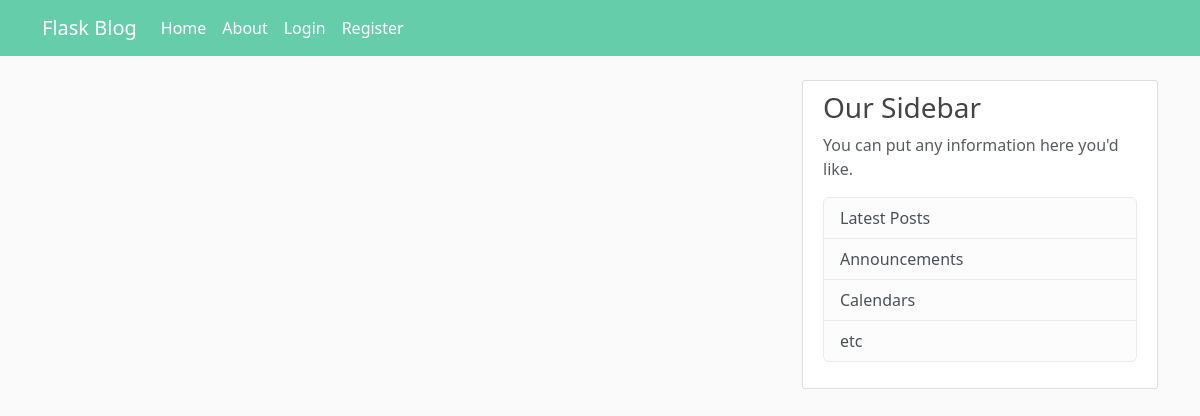
Page /home on the earlier database version.
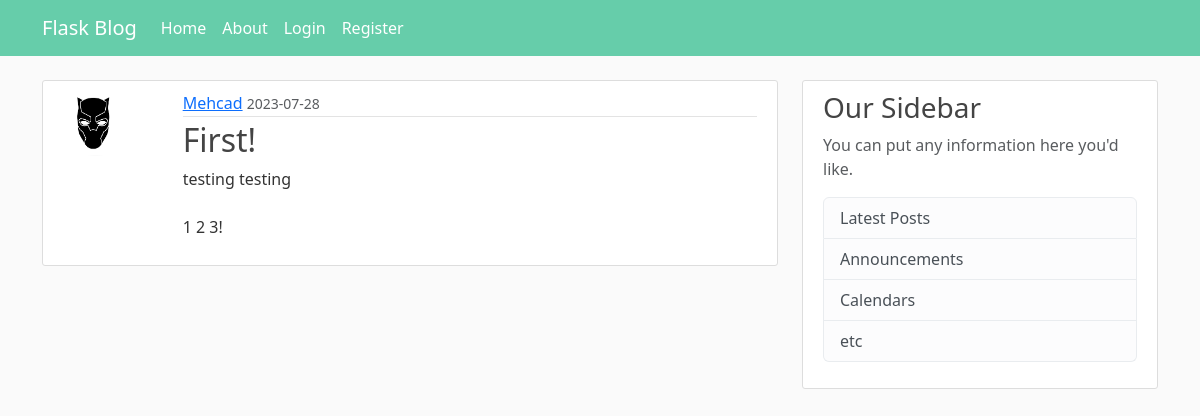
Same page on the later database version.
### flaskblog/models.py (models this page shows, shortened)
class Post(db.Model):
    id = db.Column(db.Integer, primary_key=True)
    title = db.Column(db.String(100), nullable=False)
    date_posted = db.Column(db.DateTime, nullable=False, default=datetime.utcnow)
    content = db.Column(db.Text, nullable=False)
    user_id = db.Column(db.Integer, db.ForeignKey('user.id'), nullable=False)

class User(db.Model, UserMixin):
    id = db.Column(db.Integer, primary_key=True)
    username = db.Column(db.String(20), unique=True, nullable=False)
    email = db.Column(db.String(20), unique=True, nullable=False)
    image_file = db.Column(db.String(20), nullable=False, default='default.jpg')
    password = db.Column(db.String(60), nullable=False)
    posts = db.relationship('Post', backref='author', lazy=True)

### flaskblog/routes.py (the view)
@app.route("/")
@app.route("/home")
def home():
    posts = Post.query.all()
    return render_template("home.html", posts=posts)

### flaskblog/templates/home.html
{% extends "layout.html" %}
{% block content %}
{% for post in posts %}
<article class="media content-section">
  <div class="row">
    <div class="col-sm-2">
      <img src="{{ url_for('static', filename='profile_pics/' + post.author.image_file )}}" alt=""
        class="rounded-circle article-img">
    </div>
    <div class="col-sm-10">
      <div class="article-metadata">
        <a class="mr-2" href="#">{{ post.author.username }}</a>
        <small class="text-muted">{{ post.date_posted.strftime('%Y-%m-%d') }}</small>
      </div>
      <h2><a class="article-title" href="#">{{ post.title }}</a></h2>
      <p class="article-content">{{ post.content }}</p>
    </div>
    </div>
</article>
{% endfor %}
{% endblock content %}

### flaskblog/templates/layout.html (shortened to what this page needs)
<!DOCTYPE html>
<html lang="en">
<head>
    <link href="https://cdn.jsdelivr.net/npm/bootstrap@5.3.0/dist/css/bootstrap.min.css" rel="stylesheet">
    <link rel="stylesheet" type="text/css" href="{{ url_for('static', filename='main.css') }}">
</head>
<body>
    <header class="site-header">
        <nav class="navbar navbar-expand-md navbar-dark bg-steel fixed-top">
          <div class="container">
            <a class="navbar-brand mr-4" href="/">Flask Blog</a>
            <div class="collapse navbar-collapse" id="navbarToggle">
              <div class="navbar-nav mr-auto">
                <a class="nav-item nav-link" href="{{ url_for('home')}}">Home</a>
                <a class="nav-item nav-link" href="{{ url_for('about')}}">About</a>
              </div>
              <div class="navbar-nav">
                {% if current_user.is_authenticated %}
                  <a class="nav-item nav-link" href="{{ url_for('new_post')}}">New Post</a>
                  <a class="nav-item nav-link" href="{{ url_for('account')}}">Account</a>
                  <a class="nav-item nav-link" href="{{ url_for('logout')}}">Logout</a>
                {% else %}
                  <a class="nav-item nav-link" href="{{ url_for('login')}}">Login</a>
                  <a class="nav-item nav-link" href="{{ url_for('register')}}">Register</a>
                {% endif %}
              </div>
            </div>
          </div>
        </nav>
      </header>
      <main role="main" class="container">
        <div class="row">
          <div class="col-md-8">
            {% block content %}{% endblock %}
          </div>
          <div class="col-md-4">
            <div class="content-section">
              <h3>Our Sidebar</h3>
              <p class='text-muted'>You can put any information here you'd like.
                <ul class="list-group">
                  <li class="list-group-item list-group-item-light">Latest Posts</li>
                  <li class="list-group-item list-group-item-light">Announcements</li>
                  <li class="list-group-item list-group-item-light">Calendars</li>
                  <li class="list-group-item list-group-item-light">etc</li>
                </ul>
              </p>
            </div>
          </div>
        </div>
      </main>
</body>
</html>

### flaskblog/static/main.css (style rules this page uses)
body { background: #fafafa; color: #333333; margin-top: 5rem; }
h1, h2, h3, h4, h5, h6 { color: #444444; }
.bg-steel { background-color: mediumaquamarine; }
.site-header .navbar-nav .nav-link { color: white; }
.content-section { background: #ffffff; padding: 10px 20px; border: 1px solid #dddddd; border-radius: 3px; margin-bottom: 20px; }
.article-title { color: #444444; text-decoration: none; }
.article-content { white-space: pre-line; }
.article-img { height: 65px; width: 65px; margin-right: 16px; }
.article-metadata { padding-bottom: 1px; margin-bottom: 4px; border-bottom: 1px solid #e3e3e3 }

Differences in the rows shown:
added Post: image_file (picture), author.username "Mehcad", date_posted "2023-07-28", title "First!", content "testing testing 1 2 3!"
